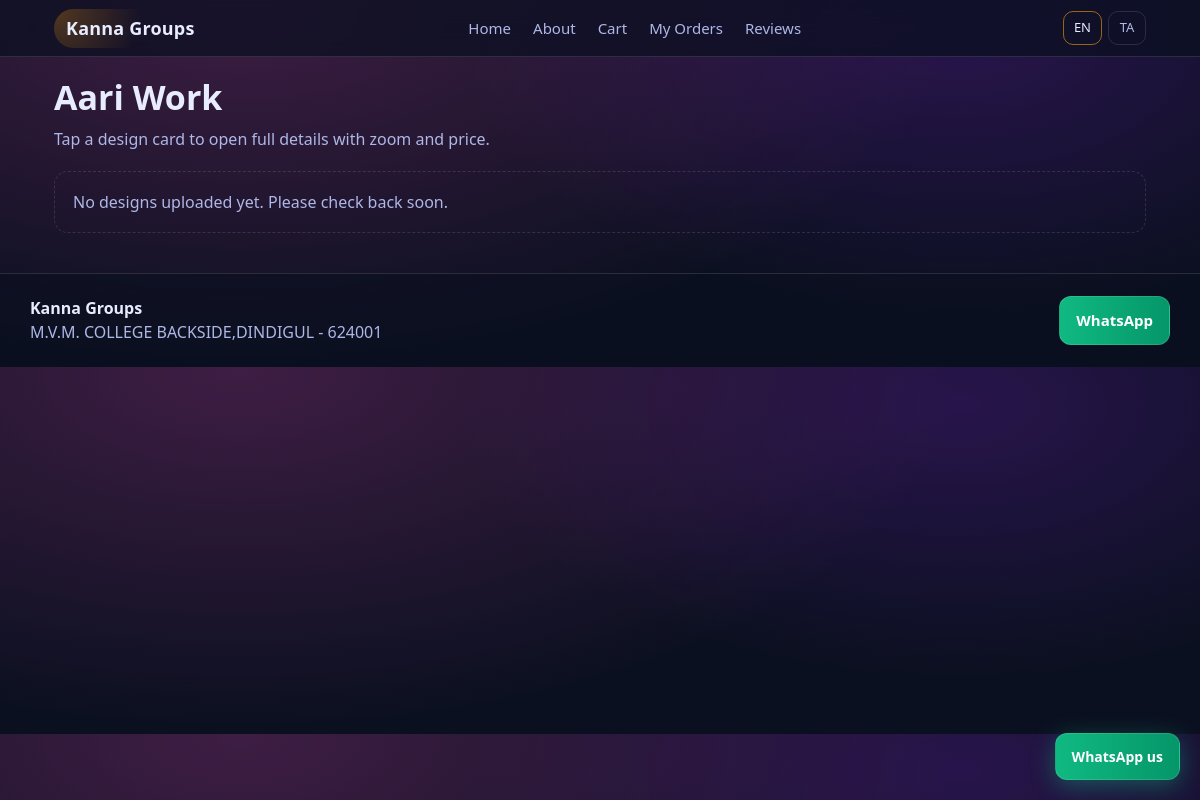
The app's page /services/aari?lang=en with its own data.
### app/models.py (models this page shows, shortened)
class Setting(db.Model):
    __tablename__ = "setting"
    id = db.Column(db.Integer, primary_key=True)
    key = db.Column(db.String(64), unique=True, nullable=False, index=True)
    value = db.Column(db.Text, nullable=False)

class Service(db.Model):
    __tablename__ = "service"
    id = db.Column(db.Integer, primary_key=True)
    slug = db.Column(db.String(64), unique=True, nullable=False, index=True)
    name_en = db.Column(db.String(128), nullable=False)
    name_ta = db.Column(db.String(128), nullable=False)
    created_at = db.Column(db.DateTime(timezone=True), default=_utcnow, nullable=False)
    designs = db.relationship("Design", backref="service", lazy=True,
                              cascade="all, delete-orphan")

### app/routes/public.py (the view, shortened to what this page needs)
@bp.get("/services/<slug>")
def service_detail(slug: str):
    service = Service.query.filter_by(slug=slug).first()
    if not service:
        abort(404)
    designs = Design.query.filter_by(service_id=service.id).order_by(Design.created_at.desc()).all()
    return render_template(
        "shop/service_detail.html",
        service=service,
        designs=designs,
        lang=_lang(),
        business_name=get_setting("business_name", "Kanna Groups"),
        whatsapp=get_setting("whatsapp_number", "+919344272890"),
        location=get_setting("location", ""),
    )

### app/models.py (called while the page is built)
def get_setting(key: str, default: str = "") -> str:
    s = Setting.query.filter_by(key=key).first()
    return s.value if s else default

### app/routes/public.py (called while the page is built)
def _lang() -> str:
    lang = request.args.get("lang", "en").lower()
    return "ta" if lang == "ta" else "en"

### app/templates/shop/service_detail.html (shortened to what this page needs)
{% extends "base.html" %}
{% block content %}
  <div class="page-header">
    <h1>{{ service.name_en if lang=='en' else service.name_ta }}</h1>
    <p class="muted">
      {% if lang == 'en' %}
        Tap a design card to open full details with zoom and price.
      {% else %}
        டிசைன் கார்டை அழுத்தி zoom செய்யப்பட்ட படம் மற்றும் விலையை பார்க்கலாம்.
      {% endif %}
    </p>
  </div>
  {% if designs|length == 0 %}
    <div class="empty">
      {% if lang == 'en' %}
        No designs uploaded yet. Please check back soon.
      {% else %}
        இன்னும் டிசைன்கள் சேர்க்கப்படவில்லை. விரைவில் மீண்டும் பார்க்கவும்.
      {% endif %}
    </div>
  {% endif %}
{% endblock %}

### app/templates/base.html (shortened to what this page needs)
<!doctype html>
<html lang="{{ 'ta' if lang == 'ta' else 'en' }}">
  <head>
    <link rel="stylesheet" href="{{ url_for('static', filename='css/styles.css') }}" />
  </head>
  <body>
    <header class="topbar">
      <div class="container topbar-inner">
        <a class="brand" href="{{ url_for('public.home', lang=lang) }}">{{ business_name or "Kanna Groups" }}</a>
        <nav class="nav" id="mainNav">
          <a href="{{ url_for('public.home', lang=lang) }}">{{ 'Home' if lang=='en' else 'முகப்பு' }}</a>
          <a href="{{ url_for('public.about', lang=lang) }}">{{ 'About' if lang=='en' else 'எங்களைப் பற்றி' }}</a>
          <a href="{{ url_for('public.cart_page', lang=lang) }}">{{ 'Cart' if lang=='en' else 'கார்ட்' }}{% if cart_count %}<span class="cart-badge">{{ cart_count }}</span>{% endif %}</a>
          <a href="{{ url_for('public.my_orders', lang=lang) }}">{{ 'My Orders' if lang=='en' else 'என் ஆர்டர்கள்' }}</a>
          <a href="{{ url_for('public.reviews_page', lang=lang) }}">{{ 'Reviews' if lang=='en' else 'ரிவியூக்கள்' }}</a>
        </nav>
        <div class="lang lang-desktop">
          <a class="{{ 'active' if lang=='en' else '' }}" href="{{ request.path }}?lang=en">EN</a>
          <a class="{{ 'active' if lang=='ta' else '' }}" href="{{ request.path }}?lang=ta">TA</a>
        </div>
      </div>
    </header>
    <main class="container">
      {% block content %}{% endblock %}
    </main>
    <footer class="footer" id="contact">
      <div class="container footer-inner">
        <div>
          <div class="footer-title">{{ business_name or "Kanna Groups" }}</div>
          <div class="muted">{{ location or '' }}</div>
        </div>
        {% if whatsapp %}
          <a class="btn btn-whatsapp" href="https://wa.me/{{ whatsapp | replace('+','') }}" target="_blank" rel="noreferrer">
            WhatsApp
          </a>
        {% endif %}
      </div>
    </footer>
    {% if whatsapp %}
      <div class="floating-wa">
        <a class="btn btn-whatsapp" href="https://wa.me/{{ whatsapp | replace('+','') }}" target="_blank" rel="noreferrer">
          {{ 'WhatsApp us' if lang=='en' else 'WhatsApp-ல் தொடர்பு' }}
        </a>
      </div>
    {% endif %}
  </body>
</html>

### app/static/css/styles.css (style rules this page uses)
:root { --bg:#0b1020; --card:#111836; --text:#e8ecff; --muted:#aeb7e6; --border:rgba(255,255,255,.12); --accent1:#d946b0; --accent2:#7e22ce; --gold:#f59e0b; --white:#ffffff; --coral:#fb7185; --radius-sm:10px; --radius-md:14px; --radius-lg:18px; --transition-fast:.16s ease; --transition-med:.25s ease; }
* { box-sizing:border-box;margin:0;padding:0 }
html { -webkit-text-size-adjust:100%;scroll-behavior:smooth }
body { font-family: 'Segoe UI', system-ui, -apple-system, Roboto, 'Noto Sans', 'Liberation Sans', sans-serif; background: radial-gradient(1200px 600px at 20% 0%, rgba(217,70,176,.25), transparent 60%), radial-gradient(900px 500px at 80% 10%, rgba(126,34,206,.25), transparent 55%), var(--bg); color:var(--text); line-height:1.5; overflow-x:hidden; -webkit-font-smoothing:antialiased; }
a { color:inherit;text-decoration:none }
.container { width:100%; max-width:1100px; margin:0 auto; padding:0 clamp(12px, 3vw, 24px); }
.topbar { position:sticky; top:0; backdrop-filter:blur(14px); -webkit-backdrop-filter:blur(14px); background:rgba(11,16,32,.72); border-bottom:1px solid var(--border); z-index:100; }
.topbar-inner { display:flex; align-items:center; gap:12px; justify-content:space-between; min-height:56px; }
.brand { font-weight:800; font-size:clamp(15px, 3.5vw, 18px); letter-spacing:.2px; padding:6px 12px; border-radius:999px; background:radial-gradient(circle at 0 0, rgba(245,158,11,.28), transparent 55%); white-space:nowrap; flex-shrink:0; }
.nav { display:flex;gap:clamp(8px, 1.5vw, 14px);align-items:center }
.nav a { color:var(--muted); font-size:clamp(13px, 1.6vw, 15px); padding:6px 4px; white-space:nowrap; transition:color var(--transition-fast); }
.lang { display:flex;gap:6px;align-items:center;flex-shrink:0 }
.lang a { padding:6px 10px; border:1px solid var(--border); border-radius:var(--radius-sm); color:var(--muted); font-size:13px; min-width:38px; text-align:center; transition:all var(--transition-fast); }
.lang a.active { border-color:rgba(245,158,11,.6);color:var(--text) }
.lang-desktop { display:flex }
h1 { margin:0 0 10px;font-size:clamp(22px, 4vw, 34px);line-height:1.18 }
.muted { color:var(--muted) }
.btn { display:inline-flex; align-items:center; justify-content:center; gap:8px; padding:clamp(10px, 1.5vw, 12px) clamp(12px, 2vw, 16px); border-radius:12px; border:1px solid rgba(255,255,255,.12); background:linear-gradient(90deg, var(--accent1), var(--accent2)); color:var(--white); font-weight:700; font-size:clamp(13px, 1.6vw, 15px); cursor:pointer; min-height:44px; transition:filter var(--transition-fast), transform var(--transition-fast); white-space:nowrap; }
.btn-whatsapp { background:linear-gradient(90deg, #10b981, #059669) }
.page-header { margin:clamp(12px, 2vw, 20px) 0 }
.empty { padding:18px;border:1px dashed var(--border);border-radius:var(--radius-md);color:var(--muted) }
.footer { margin-top:40px;border-top:1px solid var(--border);background:rgba(11,16,32,.6) }
.footer-inner { display:flex; justify-content:space-between; align-items:center; gap:12px; padding:clamp(14px, 2.5vw, 22px) 0; flex-wrap:wrap; }
.footer-title { font-weight:800;font-size:clamp(14px, 1.8vw, 16px) }
.floating-wa { position:fixed; right:clamp(12px, 2vw, 20px); bottom:clamp(12px, 2vw, 20px); z-index:40; }
.floating-wa .btn { box-shadow:0 6px 24px rgba(16,185,129,.4); font-size:clamp(12px, 1.5vw, 14px); }
@media (min-width:1200px) { .container { max-width:1140px } }

### records on screen
Setting: value "Kanna Groups"
Service: name_en "Aari Work"
Setting: value "M.V.M. COLLEGE BACKSIDE,DINDIGUL - 624001"

### other values on screen
{{ 'Home' if lang=='en' else 'முகப்பு' }} "Home"
{{ 'About' if lang=='en' else 'எங்களைப் பற்றி' }} "About"
{{ 'Cart' if lang=='en' else 'கார்ட்' }} "Cart"
{{ 'My Orders' if lang=='en' else 'என் ஆர்டர்கள்' }} "My Orders"
{{ 'Reviews' if lang=='en' else 'ரிவியூக்கள்' }} "Reviews"
{{ 'WhatsApp us' if lang=='en' else 'WhatsApp-ல் தொடர்பு' }} "WhatsApp us"
